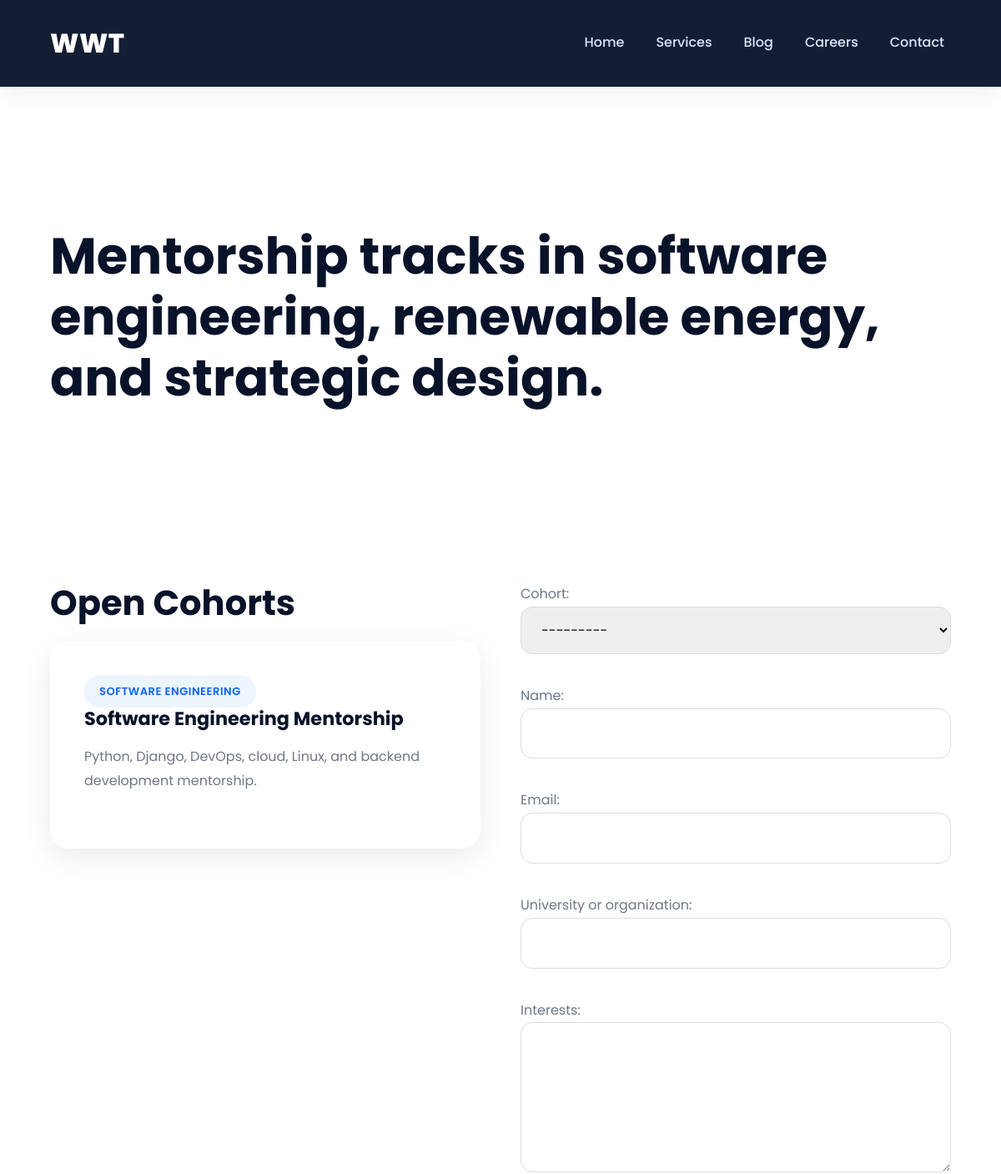
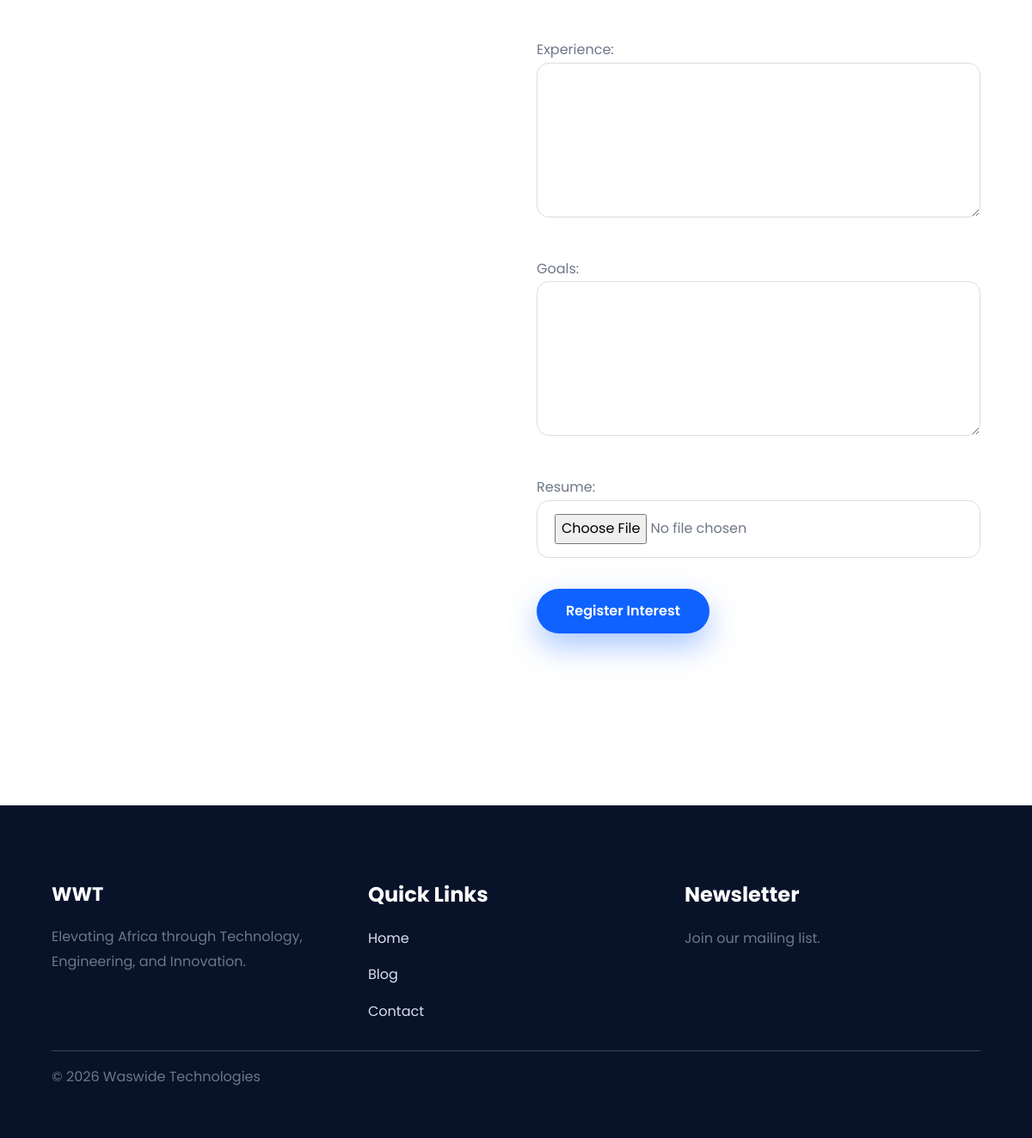
The app's page /mentorship/ with its own data (2 pictures, top to bottom).
### commerce/models.py (models this page shows, shortened)
class MentorshipCohort(models.Model):
    TRACKS = [
        ("software", "Software Engineering"),
        ("energy", "Renewable Energy"),
        ("design", "Strategic Design"),
    ]
    title = models.CharField(max_length=160)
    slug = models.SlugField(unique=True)
    track = models.CharField(max_length=40, choices=TRACKS)
    summary = models.TextField()
    description = models.TextField()
    start_date = models.DateField(null=True, blank=True)
    application_deadline = models.DateField(null=True, blank=True)
    is_open = models.BooleanField(default=True)
    notify_subscribers = models.BooleanField(default=True)
    notification_sent = models.BooleanField(default=False, editable=False)
    created_at = models.DateTimeField(auto_now_add=True)
    class Meta:
        ordering = ["-created_at"]
    def __str__(self):
        return self.title

### commerce/views.py (the view, shortened to what this page needs)
# urls.py: path("mentorship/", MentorshipView.as_view(), name="mentorship"),
class MentorshipView(TemplateView):
    template_name = "commerce/mentorship.html"
    def get_context_data(self, **kwargs):
        context = super().get_context_data(**kwargs)
        context["cohorts"] = MentorshipCohort.objects.filter(is_open=True)
        context["form"] = kwargs.get("form") or MentorshipRegistrationForm()
        return context

### commerce/forms.py
class MentorshipRegistrationForm(forms.ModelForm):
    class Meta:
        model = MentorshipRegistration
        fields = [
            "cohort",
            "name",
            "email",
            "university_or_organization",
            "interests",
            "experience",
            "goals",
            "resume",
        ]
        widgets = {
            "interests": forms.Textarea(attrs={"rows": 3}),
            "experience": forms.Textarea(attrs={"rows": 3}),
            "goals": forms.Textarea(attrs={"rows": 4}),
        }

### templates/commerce/mentorship.html (shortened to what this page needs)
{% extends "base.html" %}
{% block content %}
<section class="page-header py-5"><div class="container"><p class="eyebrow">Mentorship</p><h1>Mentorship tracks in software engineering, renewable energy, and strategic design.</h1></div></section>
<section class="py-5"><div class="container"><div class="row g-5"><div class="col-lg-6"><h2>Open Cohorts</h2><div class="row g-3">{% for cohort in cohorts %}<div class="col-12"><article class="feature-card"><span class="category-pill">{{ cohort.get_track_display }}</span><h3>{{ cohort.title }}</h3><p>{{ cohort.summary }}</p><p class="post-meta">{% if cohort.start_date %}Starts {{ cohort.start_date }}{% endif %}{% if cohort.application_deadline %} / deadline {{ cohort.application_deadline }}{% endif %}</p></article></div>{% empty %}<p>No open cohorts yet. Subscribe for launch updates.</p>{% endfor %}</div></div><div class="col-lg-6"><form class="form-panel" method="post" enctype="multipart/form-data">{% csrf_token %}{{ form.as_p }}<button class="btn btn-primary" type="submit">Register Interest</button></form></div></div></div></section>
{% endblock %}

### static/css/site.css (style rules this page uses)
:root { --primary: #0F62FE; --primary-dark: #0043CE; --secondary: #081229; --secondary-light: #10274a; --accent: #2ECC71; --accent-dark: #18b45c; --orange: #FF8C00; --light: #F7F9FC; --white: #FFFFFF; --gray: #ECEFF5; --border: #D8DEE8; --text: #20242A; --text-light: #6E7787; --shadow: 0 10px 35px rgba(0, 0, 0, .08); --shadow-lg: 0 25px 60px rgba(0, 0, 0, .15); --radius: 18px; --transition: .35s ease; }
* { margin: 0; padding: 0; box-sizing: border-box; }
html { scroll-behavior: smooth; }
body { font-family: "Poppins", sans-serif; background: #ffffff; color: var(--text); line-height: 1.8; overflow-x: hidden; }
section { padding: 100px 0; position: relative; }
.container { width: 92%; max-width: 1250px; margin: auto; }
h1, h2, h3, h4, h5 { font-weight: 700; color: var(--secondary); line-height: 1.2; }
h1 { font-size: 3.8rem; }
h2 { font-size: 2.6rem; margin-bottom: 20px; }
h3 { font-size: 1.4rem; margin-bottom: 15px; }
p { font-size: 1rem; color: var(--text-light); }
.eyebrow { display: inline-block; padding: 8px 18px; background: rgba(255, 255, 255, .15); border: 1px solid rgba(255, 255, 255, .15); border-radius: 50px; color: white; font-size: .85rem; font-weight: 600; letter-spacing: 1px; margin-bottom: 25px; text-transform: uppercase; }
.btn { border-radius: 50px; padding: 14px 34px; font-weight: 600; transition: .35s; }
.btn-primary { background: var(--primary); border: none; box-shadow: 0 15px 35px rgba(15, 98, 254, .35); }
.feature-card { background: #fff; padding: 40px; border-radius: 22px; box-shadow: var(--shadow); height: 100%; transition: .35s; border: 1px solid transparent; }
.feature-card h3 { margin-bottom: 18px; font-weight: 700; color: var(--secondary); }
.feature-card p { margin-bottom: 25px; color: var(--text-light); }
.category-pill { display: inline-block; padding: 8px 18px; border-radius: 40px; background: #edf5ff; color: var(--primary); font-size: .82rem; font-weight: 600; text-transform: uppercase; letter-spacing: .5px; }
section .row { align-items: stretch; }
.py-5 { padding-top: 100px !important; padding-bottom: 100px !important; }
input, textarea, select { width: 100%; padding: 15px 20px; border: 1px solid #ddd; border-radius: 14px; margin-bottom: 20px; font-family: inherit; transition: .3s; }
textarea { min-height: 180px; resize: vertical; }
button, .btn, .card, .feature-card, .product-card, .pricing-card, .blog-card, .job-card, .contact-card, .testimonial { transition: all .35s ease; }

### records on screen
MentorshipCohort: track "SOFTWARE ENGINEERING", title "Software Engineering Mentorship", summary "Python, Django, DevOps, cloud, Linux, and backend development mentorship."
